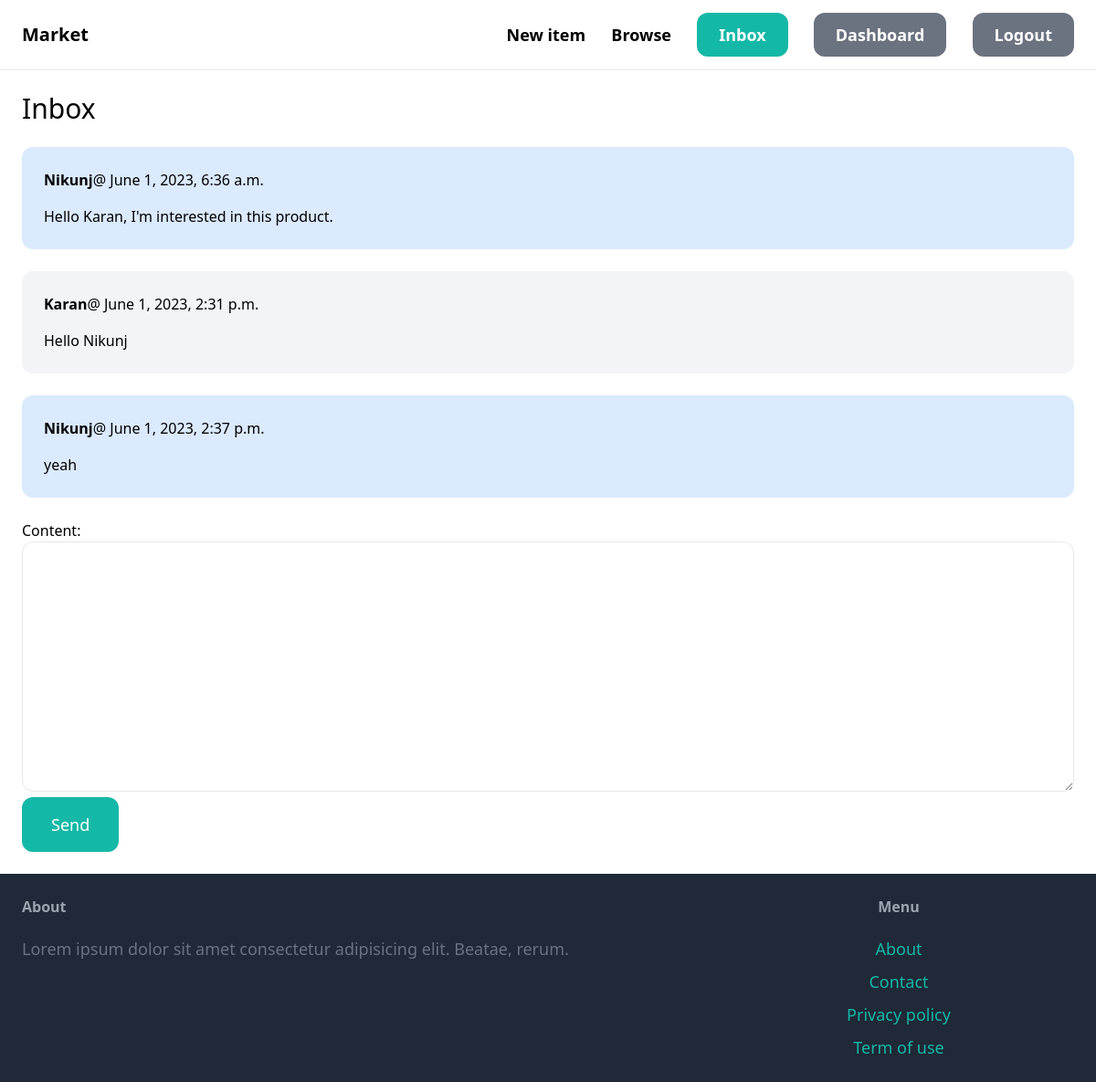
/inbox/15/ (signed in), run on the app's committed database.
### conversation/models.py (models this page shows)
class ConversationMessage(models.Model):
    conversation = models.ForeignKey(Conversation , related_name='messages', on_delete=models.CASCADE)
    content = models.TextField()
    created_at = models.DateTimeField(auto_now_add= True)
    created_by = models.ForeignKey(User ,related_name='created_messages', on_delete=models.CASCADE)

### conversation/views.py (the view)
# urls.py: path("<int:pk>/", views.detail, name="detail"),
@login_required
def detail(request ,pk):
    conversation = Conversation.objects.filter(members__in=[request.user.id]).get(pk=pk)
    if request.method == 'POST':
        form = ConversationMessageFrom(request.POST)
        if form.is_valid:
            conversation_message = form.save(commit=False)
            conversation_message.conversation = conversation
            conversation_message.created_by = request.user
            conversation_message.save()
            conversation.save()
            return redirect('conversation:detail' , pk=pk)
    else:
        form = ConversationMessageFrom()
    return render(request, 'conversation/detail.html' , {
        'conversation' : conversation,
        'form' :form
    })

### conversation/forms.py
class ConversationMessageFrom(forms.ModelForm):
    class Meta:
        model = ConversationMessage
        fields = ('content',)
        widgets = {
            'content': forms.Textarea(attrs={
                'class':'w-full py-4 px-6 rounded-xl border'
            })
        }

### conversation/templates/conversation/detail.html (shortened to what this page needs)
{% extends 'core/base.html' %}
{% block content %}
<h1 class="mb-6 text-3xl">Inbox</h1>
<div class="space-y-6">
    {% for message in conversation.messages.all %}
            <div class="p-6 flex {% if message.created_by == request.user %} bg-blue-100 {% else %}  bg-gray-100 {% endif %} rounded-xl">
                <div >
                    <p class="mb-4"><strong>{{message.created_by.username}}</strong>@ {{message.created_at}}</p>
                    <p>{{message.content}}</p>
                </div>
            </div>
    {% endfor %}
</div>
<form action="" method="post" class="mt-6">
    {{form.as_p}}
    <button class="py-4 px-8 text-lg bg-teal-500  hover:bg-teal-700 rounded-xl text-white" >Send</button>
</form>
{% endblock content %}

### core/templates/core/base.html (style rules this page uses)
html, body { height: 100%; }

### data on the page
ConversationMessage: created_by.username "Nikunj", created_at "June 1, 2023, 6:36 a.m.", content "Hello Karan, I'm interested in this product."
ConversationMessage: created_by.username "Karan", created_at "June 1, 2023, 2:31 p.m.", content "Hello Nikunj"
ConversationMessage: created_by.username "Nikunj", created_at "June 1, 2023, 2:37 p.m.", content "yeah"
